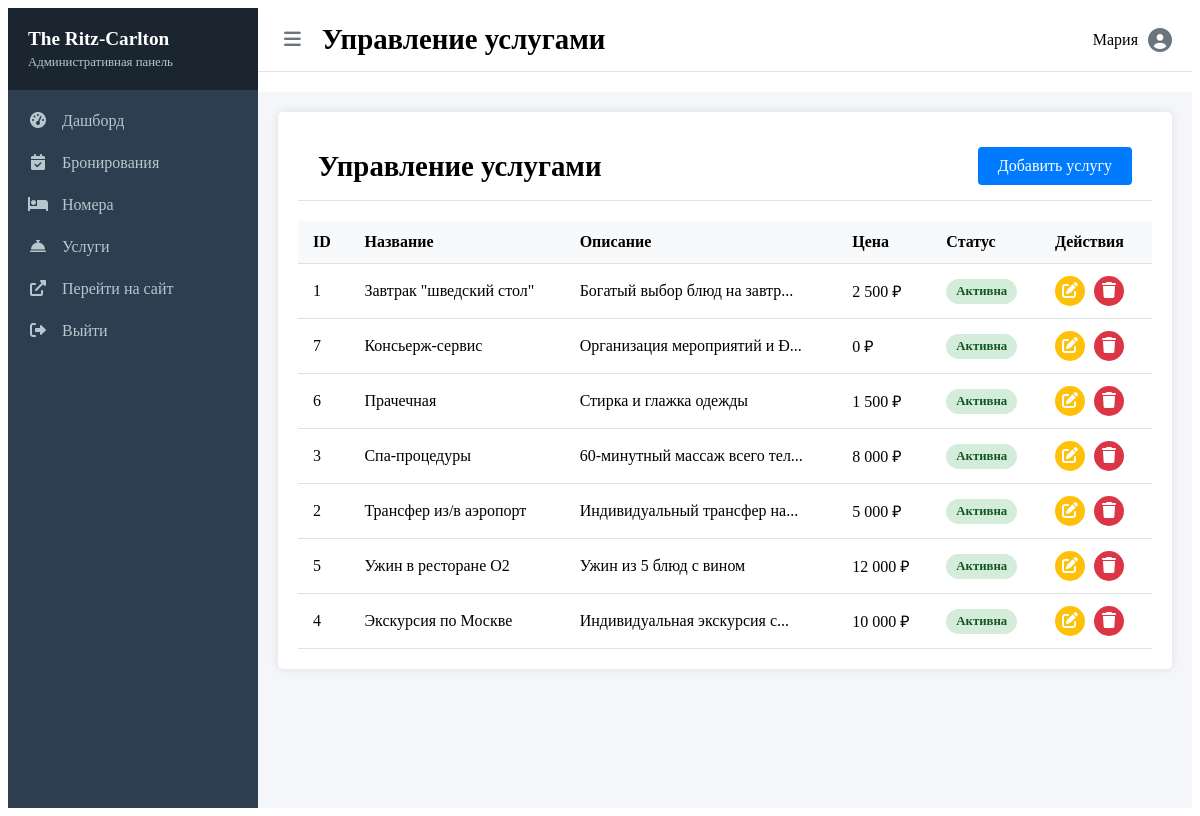
Screenshot of /hotel_management_system/admin/services_db.php (signed in) with the database file from the repository.
### tables this page shows
CREATE TABLE `services` (
  `service_id` int(11) NOT NULL,
  `service_name` varchar(100) NOT NULL,
  `description` text DEFAULT NULL,
  `price` decimal(10,2) NOT NULL,
  `is_active` tinyint(1) DEFAULT 1,
  `hotel_id` int(11) NOT NULL
);

### hotel_management_system/includes/functions.php (called while the page is built, shortened)
<?php
require_once 'db.php';
function getAllServices() {
    global $conn;
    $sql = "SELECT * FROM services WHERE hotel_id = 1 ORDER BY service_name";
    $result = $conn->query($sql);
    $services = [];
    while ($row = $result->fetch_assoc()) {
        $services[] = $row;
    }
    return $services;
}
function truncateText($text, $length) {
    if (strlen($text) > $length) {
        $text = substr($text, 0, $length) . '...';
    }
    return $text;
}

### hotel_management_system/admin/services_db.php (the view, shortened to what this page needs)
<?php
require_once '../includes/functions.php';
$action = isset($_GET['action']) ? $_GET['action'] : 'list';
include '../includes/header-admin.php';
switch ($action) {
        ?>
        <?php
    default:
        $services = getAllServices();
        ?>
        <div class="admin-container">
            <div class="admin-header">
                <h1>Управление услугами</h1>
                <a href="services.php?action=add" class="btn btn-primary">Добавить услугу</a>
            </div>
            <table class="admin-table">
                <thead>
                    <tr>
                        <th>ID</th>
                        <th>Название</th>
                        <th>Описание</th>
                        <th>Цена</th>
                        <th>Статус</th>
                        <th>Действия</th>
                    </tr>
                </thead>
                <tbody>
                    <?php foreach ($services as $service): ?>
                    <tr>
                        <td><?= $service['service_id']; ?></td>
                        <td><?= $service['service_name']; ?></td>
                        <td><?= truncateText($service['description'], 50); ?></td>
                        <td><?= number_format($service['price'], 0, ',', ' '); ?> ₽</td>
                        <td>
                            <span class="status-badge <?= $service['is_active'] ? 'active' : 'inactive'; ?>">
                                <?= $service['is_active'] ? 'Активна' : 'Неактивна'; ?>
                            </span>
                        </td>
                        <td>
                            <a href="services.php?action=edit&id=<?= $service['service_id']; ?>" class="btn-action edit" title="Редактировать"><i class="fas fa-edit"></i></a>
                            <a href="services.php?action=delete&id=<?= $service['service_id']; ?>" class="btn-action delete" title="Удалить" onclick="return confirm('Вы уверены, что хотите удалить эту услугу?');"><i class="fas fa-trash"></i></a>
                        </td>
                    </tr>
                    <?php endforeach; ?>
                </tbody>
            </table>
        </div>
        <?php
}
?>
<?php include '../includes/footer-admin.php'; ?>

### hotel_management_system/assets/css/admin.css (style rules this page uses)
.admin-header { padding: 15px 20px; background-color: #fff; border-bottom: 1px solid #dee2e6; display: flex; justify-content: space-between; align-items: center; }
.admin-container { background-color: #fff; border-radius: 5px; box-shadow: 0 0 10px rgba(0,0,0,0.1); padding: 20px; }
.admin-header { display: flex; justify-content: space-between; align-items: center; margin-bottom: 20px; }
.admin-header h1 { margin: 0; font-size: 1.8rem; }
.admin-table { width: 100%; border-collapse: collapse; }
.admin-table th, .admin-table td { padding: 12px 15px; text-align: left; border-bottom: 1px solid #dee2e6; }
.admin-table th { background-color: #f8f9fa; font-weight: 600; }
.status-badge { display: inline-block; padding: 5px 10px; border-radius: 20px; font-size: 0.8rem; font-weight: 600; }
.status-badge.active { background-color: #d4edda; color: #155724; }
.btn-action { display: inline-block; width: 30px; height: 30px; line-height: 30px; text-align: center; border-radius: 50%; color: #fff; margin-right: 5px; }
.btn-action.edit { background-color: #ffc107; }
.btn-action.delete { background-color: #dc3545; }
.btn { display: inline-block; padding: 10px 20px; border-radius: 4px; font-weight: 500; text-align: center; transition: all 0.3s; border: none; cursor: pointer; text-decoration: none; }
.btn-primary { background-color: #007bff; color: #fff; }

### rows the page displays
services: service_id "1", service_name "Завтрак \"шведский стол\"", description "Богатый выбор блюд на завтр...", price "2 500", is_active "Активна"
services: service_id "7", service_name "Консьерж-сервис", description "Организация мероприятий и Ð...", price "0", is_active "Активна"
services: service_id "6", service_name "Прачечная", description "Стирка и глажка одежды", price "1 500", is_active "Активна"
services: service_id "3", service_name "Спа-процедуры", description "60-минутный массаж всего тел...", price "8 000", is_active "Активна"
services: service_id "2", service_name "Трансфер из/в аэропорт", description "Индивидуальный трансфер на...", price "5 000", is_active "Активна"
services: service_id "5", service_name "Ужин в ресторане O2", description "Ужин из 5 блюд с вином", price "12 000", is_active "Активна"
services: service_id "4", service_name "Экскурсия по Москве", description "Индивидуальная экскурсия с...", price "10 000", is_active "Активна"

### other values shown
$page_title "Управление услугами"
$_SESSION['admin_username'] "Мария"
